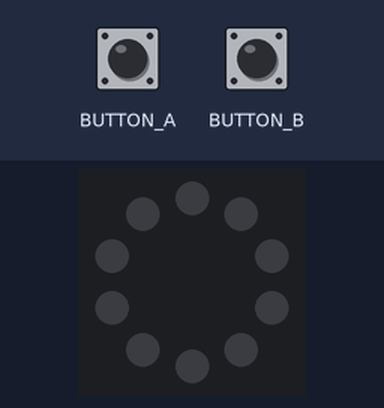
The program below on a simulated Circuit Playground running CircuitPython. On the bench: the board's ring of 10 RGB LEDs (number 0 left of the top, counting anticlockwise). Inputs (shaded band) come from the test bench. Dim RGB values are drawn brighter than linear.

Above: at 1.2 s.
1.3 s: button A pressed for 0.15 s
At 2.5 s:
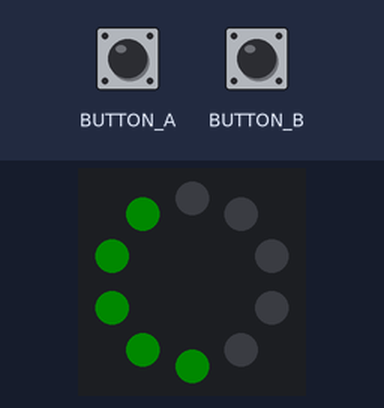
2.9 s: button B pressed for 0.15 s
At 4.0 s:
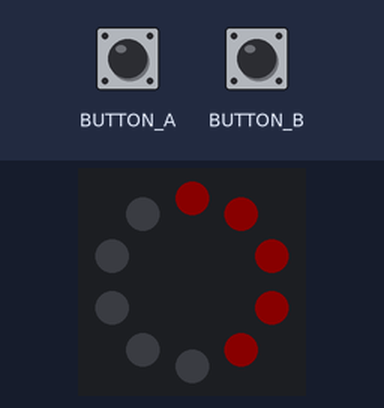
4.5 s: button A pressed for 1 s
At 5.2 s:
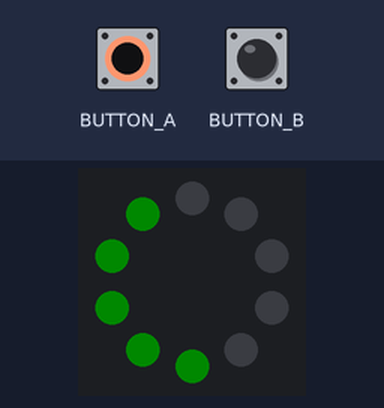
7.0 s: button B pressed for 1 s
At 8.3 s:
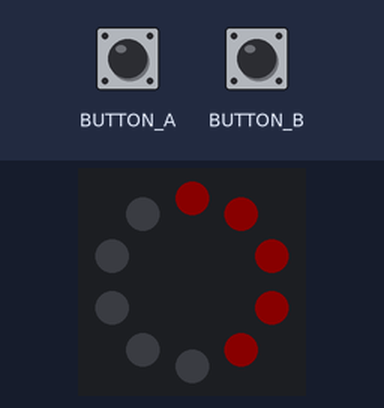
9.5 s: BUTTON_A (button A) driven HIGH and BUTTON_B (button B) driven HIGH
At 9.69 s:
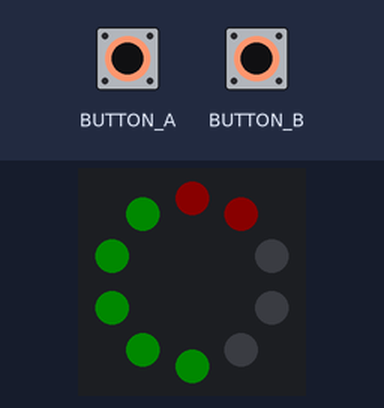
Timing chart, 0 to 12.5 s (numbered marks = the images above; inputs shaded):
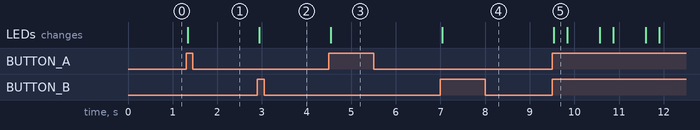

The program:

buttons.py
```python
import time
from adafruit_circuitplayground.express import cpx

while True:
    if cpx.button_a:
        for i in range(0,5):
            cpx.pixels[i]=(0,10,0)
        for i in range(5,10):
            cpx.pixels[i]=(0,0,0)
    if cpx.button_b:
        for i in range(0,5):
            cpx.pixels[i]=(0,0,0)
        for i in range(5,10):
            cpx.pixels[i]=(10,0,0)
```

Measured:
- after the input at 1.3 s, the LEDs: change at once (image 1)
- after the input at 2.9 s, the LEDs: change at once (image 2)
- after the input at 4.5 s, the LEDs: change at once (image 3)
- after the input at 7.0 s, the LEDs: change at once (image 4)
- after the input at 9.5 s, the LEDs: change at once (image 5)
